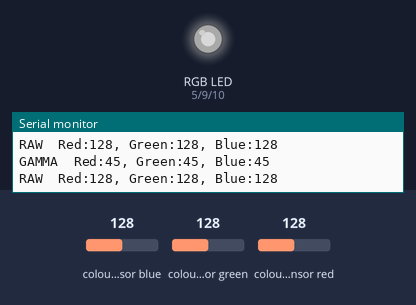
The sketch below on a simulated Arduino Uno, built with avr-gcc and run on an emulated ATmega328P. On the bench: an RGB LED mixed from three pins (HIGH = lit), the last lines printed to the serial monitor. Inputs (shaded band) come from the test bench; at power-on: colour sensor blue 128, colour sensor green 128, colour sensor red 128. Dim RGB values are drawn brighter than linear.

Above: at 1.2 s.
1.3 s: colour sensor blue set to 5
At 2.5 s:
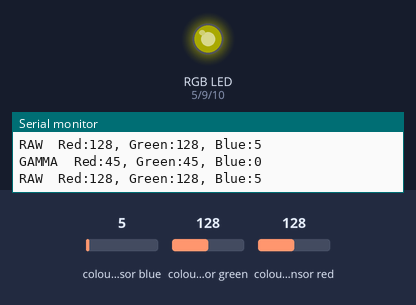
2.8 s: colour sensor green set to 5
At 4.1 s:
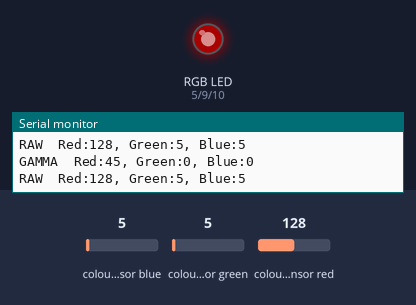
4.4 s: colour sensor red set to 191
At 4.8 s:
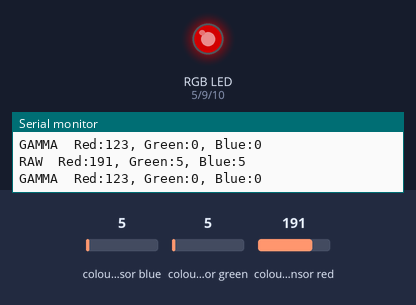
5.9 s: colour sensor blue set to 25
7.4 s: colour sensor blue set to 29
At 8.3 s:
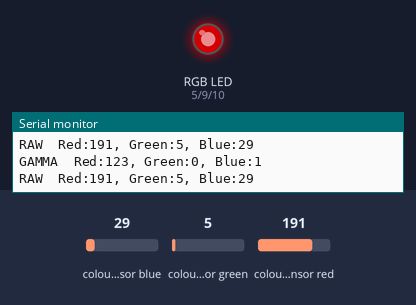
8.9 s: colour sensor green set to 25
10.4 s: colour sensor green set to 30
At 11.8 s:
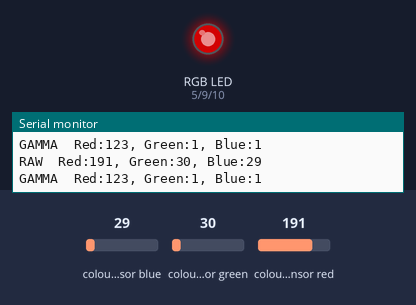
Timing chart, 0 to 13.0 s (numbered marks = the images above; inputs shaded):
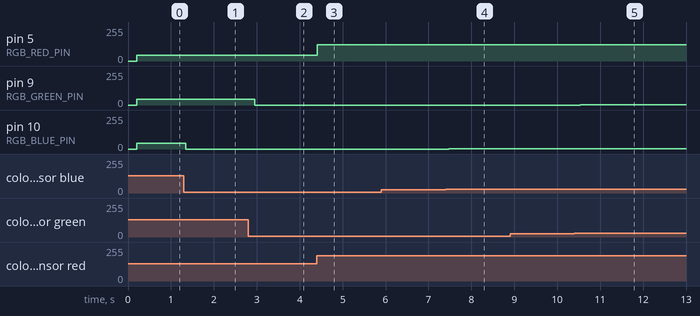

The sketch:

ReadColorSetRgbLed.ino
```cpp
/**
 * Uses the Adafruit TCS34725 color sensor to sense a color and
 * set an RGB appropriately to that color.
 *
 * Based on:
 * https://learn.adafruit.com/adafruit-color-sensors/overview
 *
 * By Jon E. Froehlich
 * @jonfroehlich
 * http://makeabilitylab.io
 *
 */

#include <Wire.h>
#include <Adafruit_TCS34725.h>

// Change this to based on whether you are using a common anode or common cathode
// RGB LED. See: https://makeabilitylab.github.io/physcomp/arduino/rgb-led
// If you are working with a common cathode RGB LED, set this to false.
// Note Adafruit sells a common anode design: https://www.adafruit.com/product/159
// but for our courses, we try to purchase common cathodes (as they're more straightforward
// to use).
const boolean COMMON_ANODE = false;
const int DELAY_MS = 50;
const int RGB_RED_PIN = 5;
const int RGB_GREEN_PIN = 9;
const int RGB_BLUE_PIN = 10;
const int MAX_COLOR_VALUE = 255;
const boolean USE_GAMMA_CORRECTION = true;

Adafruit_TCS34725 _colorSensor = Adafruit_TCS34725(TCS34725_INTEGRATIONTIME_50MS, TCS34725_GAIN_4X);

// our RGB -> eye-recognized gamma color
// See: https://learn.adafruit.com/chameleon-scarf/code
byte _gammaTable[256];

void setup() {
  Serial.begin(9600);

  if (_colorSensor.begin()) {
    //Serial.println("Found sensor");
  } else {
    Serial.println("No TCS34725 found ... check your connections");
    while (1); // halt!
  }

  // Set the RGB pins to output
  pinMode(RGB_RED_PIN, OUTPUT);
  pinMode(RGB_GREEN_PIN, OUTPUT);
  pinMode(RGB_BLUE_PIN, OUTPUT);

  // Gamma table code from: https://learn.adafruit.com/chameleon-scarf/code
  // Corrects color output based on human perception
  for (int i = 0; i < 256; i++) {
    float x = i;
    x /= 255;
    x = pow(x, 2.5);
    x *= 255;

    if (COMMON_ANODE == true) {
      _gammaTable[i] = MAX_COLOR_VALUE - x;
    } else {
      _gammaTable[i] = x;
    }
  }

}

void loop() {
  float sensedRed, sensedGreen, sensedBlue;

  // Read from color sensor
  _colorSensor.setInterrupt(false);      // turn on LED
  delay(60);                    // takes 50ms to read
  _colorSensor.setInterrupt(true);       // turn off LED
  _colorSensor.getRGB(&sensedRed, &sensedGreen, &sensedBlue);


  setColor((int)sensedRed, (int)sensedGreen, (int)sensedBlue);

  delay(DELAY_MS);
}

/**
   setColor takes in values between 0 - 255 for the amount of red, green, and blue, respectively
   where 255 is the maximum amount of that color and 0 is none of that color. You can illuminate
   all colors by intermixing different combinations of red, green, and blue
*/
void setColor(int red, int green, int blue)
{

  if (USE_GAMMA_CORRECTION == false) {
    // If a common anode LED, invert values
    if (COMMON_ANODE == true) {
      red = MAX_COLOR_VALUE - red;
      green = MAX_COLOR_VALUE - green;
      blue = MAX_COLOR_VALUE - blue;
    }
    analogWrite(RGB_RED_PIN, red);
    analogWrite(RGB_GREEN_PIN, green);
    analogWrite(RGB_BLUE_PIN, blue);
  } else {
    analogWrite(RGB_RED_PIN, _gammaTable[red]);
    analogWrite(RGB_GREEN_PIN, _gammaTable[green]);
    analogWrite(RGB_BLUE_PIN, _gammaTable[blue]);
  }

  Serial.print("RAW\tRed:"); Serial.print(red);
  Serial.print(", Green:"); Serial.print(green);
  Serial.print(", Blue:"); Serial.print(blue);
  Serial.println();

  Serial.print("GAMMA\tRed:"); Serial.print(_gammaTable[red]);
  Serial.print(", Green:"); Serial.print(_gammaTable[green]);
  Serial.print(", Blue:"); Serial.print(_gammaTable[blue]);
  Serial.println();
}
```

Measured:
- after the input at 1.3 s, pin 10 (RGB_BLUE_PIN): 45/255 → 0/255 at once
- after the input at 2.8 s, pin 9 (RGB_GREEN_PIN): 45/255 → 0/255 after 0.16 s
- after the input at 4.4 s, pin 5 (RGB_RED_PIN): 45/255 → 123/255 at once
- after the input at 7.4 s, pin 10 (RGB_BLUE_PIN): 0/255 → 1/255 after 0.07 s
- after the input at 10.4 s, pin 9 (RGB_GREEN_PIN): 0/255 → 1/255 after 0.14 s
